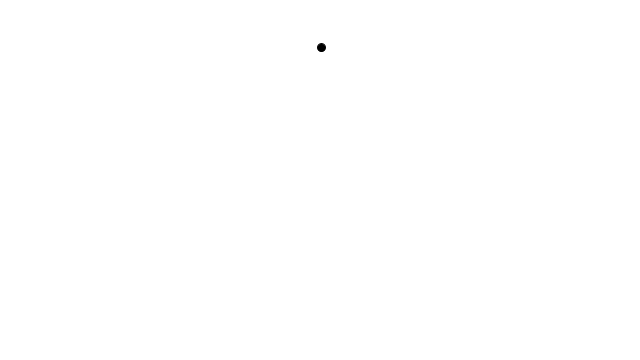
Frame 1 (no input)
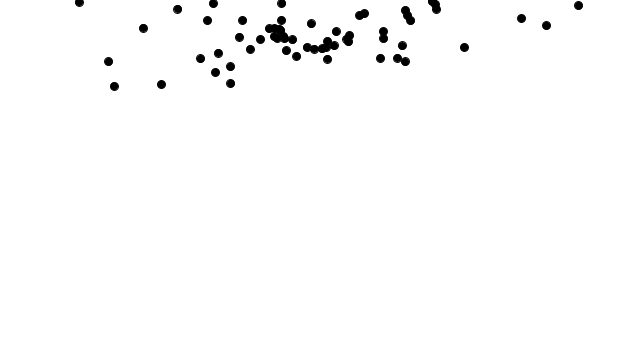
Frame 60 (the mouse pressed at the canvas centre just before this capture)
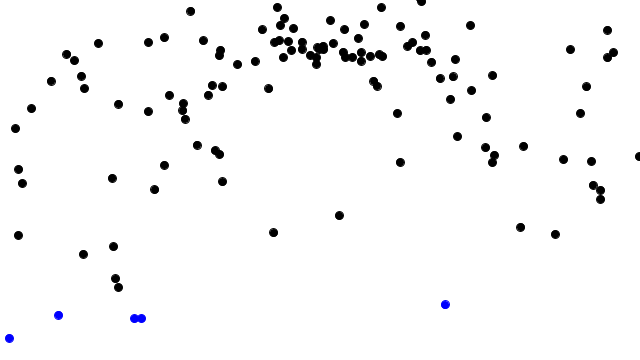
Frame 120 (the mouse held since frame 60 and released just before this capture)

The Processing sketch that drew these frames (run headless with seeded random() and noise(); from frame 60 on, the mouse is pressed at the canvas centre):

// Processing sketch: particle_system
// ── particle_system.pde

ParticleSystem ps;

void setup() {
  size(640,360);
  ps = new ParticleSystem(new PVector(width/2,50));
}

void draw() {
  background(255);
  ps.addParticle();
  ps.run();
}


// A class to describe a group of Particles
// An ArrayList is used to manage the list of Particles 

class ParticleSystem {
  ArrayList<Particle> particles;
  PVector origin;

  ParticleSystem(PVector location) {
    origin = location.get();
    particles = new ArrayList<Particle>();
  }

  void addParticle() {
    particles.add(new Particle(origin));
  }

  void run() {
    for (int i = particles.size()-1; i >= 0; i--) {
      Particle p = particles.get(i);
      p.run();
      if (p.isDead()) {
        particles.remove(i);
      }
    }
  }
}



// A simple Particle class

class Particle {
  PVector location;
  PVector velocity;
  PVector acceleration;
  float lifespan;
  color strokeColor;

  Particle(PVector l) {
    acceleration = new PVector(0,0.05);
    velocity = new PVector(random(-5,5),random(-3,0));
    location = l.get();
    lifespan = 555.0;
    strokeColor = color(255,255,255);
  }

  void run() {
    update();
    display();
  }

  // Method to update location
  void update() {
    velocity.add(acceleration);
    location.add(velocity);
    lifespan -= 1.0;
    
    // Apply boundaries
    // Bottom
    if (location.y > height || location.y < 0) {
       velocity.y = -velocity.y;
    }
    else if (location.x < 0 || location.x > width) {
       velocity.x = -velocity.x;      
    }
        
    // Water
    float waterHeight = 0.2 * height;
    if (location.y > (height - waterHeight) ) {
      // In Water
      strokeColor = color(0,0,255);
    
      // Apply damping
      float dampingFactor = 0.05;
      velocity.add(PVector.mult(velocity, -dampingFactor));
      
      // Apply boyancy
      velocity.add(new PVector(0.0,-0.1));
    
    } else {
      strokeColor = color(0,0,0);

      // Apply damping
      float dampingFactor = 0.001;
      velocity.add(PVector.mult(velocity, -dampingFactor));

    }
    
    // Attractors
    
    // Repellors
    
    
  }

  // Method to display
  void display() {
    stroke(strokeColor,lifespan);
    fill(strokeColor,lifespan);
    ellipse(location.x,location.y,8,8);
  }
  
  // Is the particle still useful?
  boolean isDead() {
    if (lifespan < 0.0) {
      return true;
    } else {
      return false;
    }
  }
}
